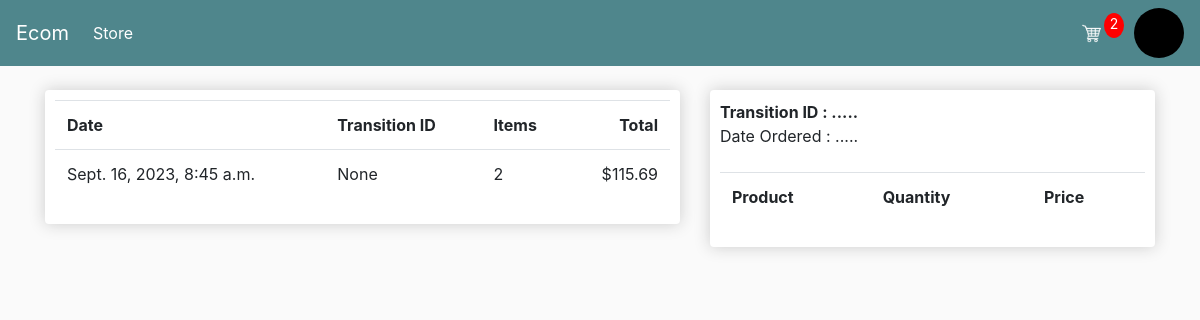
The app's page /customer/orders/ (signed in) with its own data.
### store/models.py (models this page shows, shortened)
class Order(models.Model):
    customer = models.ForeignKey(Customer, blank=True, null=True, on_delete=models.SET_NULL)
    date_ordered = models.DateTimeField(auto_now_add=True)
    transition = models.CharField(max_length=200, null=True, blank=True)
    complete = models.BooleanField(default=False)
    @property
    def items_count(self):
        items = self.orderitem_set.all()
        count = sum([item.quantity for item in items])
        return count
    @property
    def get_total(self):
        items = self.orderitem_set.all()
        total = sum([item.get_total for item in items])
        return total

class OrderItem(models.Model):
    order = models.ForeignKey(Order, on_delete=models.CASCADE)
    product = models.ForeignKey(Product, on_delete=models.SET_NULL, null=True)
    quantity = models.IntegerField(default=0)
    date_added = models.DateTimeField(auto_now_add=True)
    @property
    def get_total(self):
        return self.product.price * self.quantity

class Product(models.Model):
    name = models.CharField(max_length=200)
    price = models.DecimalField(max_digits=7, decimal_places=2)
    digital = models.BooleanField(default=False, null=True)
    image = models.ImageField(upload_to=generate_filename, null=True, blank=True)

### store/views.py (the view)
# urls.py: path('customer/orders/', views.order_history, name='customer_orders'),
def order_history(request):
    if request.user.is_authenticated:
        orders = Order.objects.filter(customer=request.user.customer)
    else:
        orders = []
    data = cartData(request)
    context = {'orders': orders, 'items_count': data['items_count']}
    return render(request, 'store/order_history.html', context)

### store/models.py (called while the page is built)
    def __str__(self) -> str:
        return self.name

### store/utils.py (called while the page is built)
def cartData(request):
    if request.user.is_authenticated:
        customer = request.user.customer
        print(customer)
        order, created = Order.objects.get_or_create(customer=customer, complete=False)
        items = order.orderitem_set.all()
        items_count = order.items_count
    else:
        cookieData = cookieCart(request)
        items = cookieData['items']
        items_count = cookieData['items_count']
        order = cookieData['order']
    return {'items': items, 'order': order, 'items_count': items_count}

### store/templates/store/order_history.html (shortened to what this page needs)
{% extends 'store/main.html' %}
{% block content %}
<br>
<div class="row">
    <div class="col-xl-7">
        <div class="box-element">
            <table class="table">
                <tr>
                    <th>Date</th>
                    <th>Transition ID</th>
                    <th>Items</th>
                    <th style="text-align: right;">Total</th>
                </tr>
                {% for order in orders %}
                <tr data-order="{{order.id}}" data-transition="{{order.transition}}" data-date="{{order.date_ordered}}" style="cursor: pointer;" class="view-button">
                        <td>{{order.date_ordered}}</td>
                        <td>{{order.transition}}</td>
                        <td>{{order.items_count}}</td>
                        <td style="text-align: right;">${{order.get_total}}</td>
                </tr>
                {% endfor %}
            </table>
        </div>
        <br>
    </div>
    <div class="col-xl-5">
        <div class="box-element">
            <span style="font-weight: bold;">Transition ID :      <span id="transition-id" >.....</span></span><br>
            <span >Date Ordered :     <span id="date-ordered">.....</span></span><br><br>
            <table class="table" id="detail-table">
                <tr>
                    <th>Product</th>
                    <th>Quantity</th>
                    <th>Price</th>
                </tr>
            </table>
        </div>
    </div>
</div>
{% endblock %}

### static/css/base.css (style rules this page uses)
body { background-color: hsl(0, 0%, 98%); }
.box-element { box-shadow:hsl(0, 0%, 80%) 0 0 16px; background-color: #fff; border-radius: 4px; padding: 10px; }

### records on screen
Order: date_ordered "Sept. 16, 2023, 8:45 a.m.", transition "None", items_count "2", get_total "115.69"

### other values on screen
{{ items_count }} "2"
